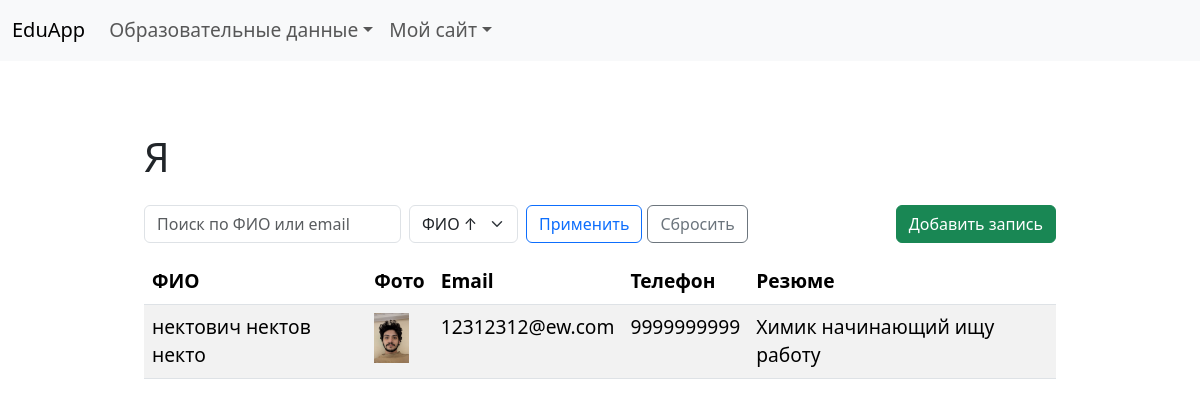
/pages/me/, run on the app's committed database.
### sitepages/models.py (models this page shows, shortened)
class Me(models.Model):
    full_name = models.CharField("ФИО", max_length=100)
    photo     = models.ImageField("Фото", upload_to="sitepages/me/")
    email     = models.EmailField("Email")
    phone     = models.CharField("Телефон", max_length=20)
    resume    = models.TextField("Резюме")

### sitepages/views.py (the view)
# urls.py: path('me/',       views.me_list,     name='me_list'),
def me_list(request):
    qs = Me.objects.all()
    q = request.GET.get('q', '').strip()
    if q:
        qs = qs.filter(Q(full_name__icontains=q) | Q(email__icontains=q))
    order = request.GET.get('order_by', 'full_name')
    allowed = ['full_name', '-full_name', 'email', '-email']
    if order in allowed:
        qs = qs.order_by(order)
    return render(request, 'sitepages/me_list.html', {
        'items': qs, 'q': q, 'order': order
    })

### templates/sitepages/me_list.html (shortened to what this page needs)
{% extends "edu/base.html" %}
{% block content %}
<div class="container py-4">
  <h1 class="mb-4">Я</h1>
  <form method="get" class="row g-2 mb-3">
    <div class="col-auto">
      <input type="text" name="q" value="{{ q }}" class="form-control" placeholder="Поиск по ФИО или email">
    </div>
    <div class="col-auto">
      <select name="order_by" class="form-select">
        <option value="full_name"  {% if order == 'full_name' %}selected{% endif %}>ФИО ↑</option>
      </select>
    </div>
    <div class="col-auto">
      <button class="btn btn-outline-primary">Применить</button>
      <a href="{% url 'sitepages:me_list' %}" class="btn btn-outline-secondary">Сбросить</a>
    </div>
    <div class="col text-end">
      <a href="{% url 'sitepages:me_create' %}" class="btn btn-success">Добавить запись</a>
    </div>
  </form>
  <table class="table table-striped">
    <thead>
      <tr><th>ФИО</th><th>Фото</th><th>Email</th><th>Телефон</th><th>Резюме</th></tr>
    </thead>
    <tbody>
      {% for i in items %}
      <tr>
        <td>{{ i.full_name }}</td>
        <td><img src="{{ i.photo.url }}" height="50" alt="Фото"></td>
        <td>{{ i.email }}</td>
        <td>{{ i.phone }}</td>
        <td>{{ i.resume|truncatechars:50 }}</td>
      </tr>
      {% empty %}
      <tr><td colspan="5">Нет записей</td></tr>
      {% endfor %}
    </tbody>
  </table>
</div>
{% endblock %}

### templates/edu/base.html (style rules this page uses)
body { font-size: 1.2rem; }
.container { max-width: 960px; }

### data on the page
Me: full_name "нектович нектов некто", photo (picture), email "12312312@ew.com", phone "9999999999", resume "Химик начинающий ищу работу"
